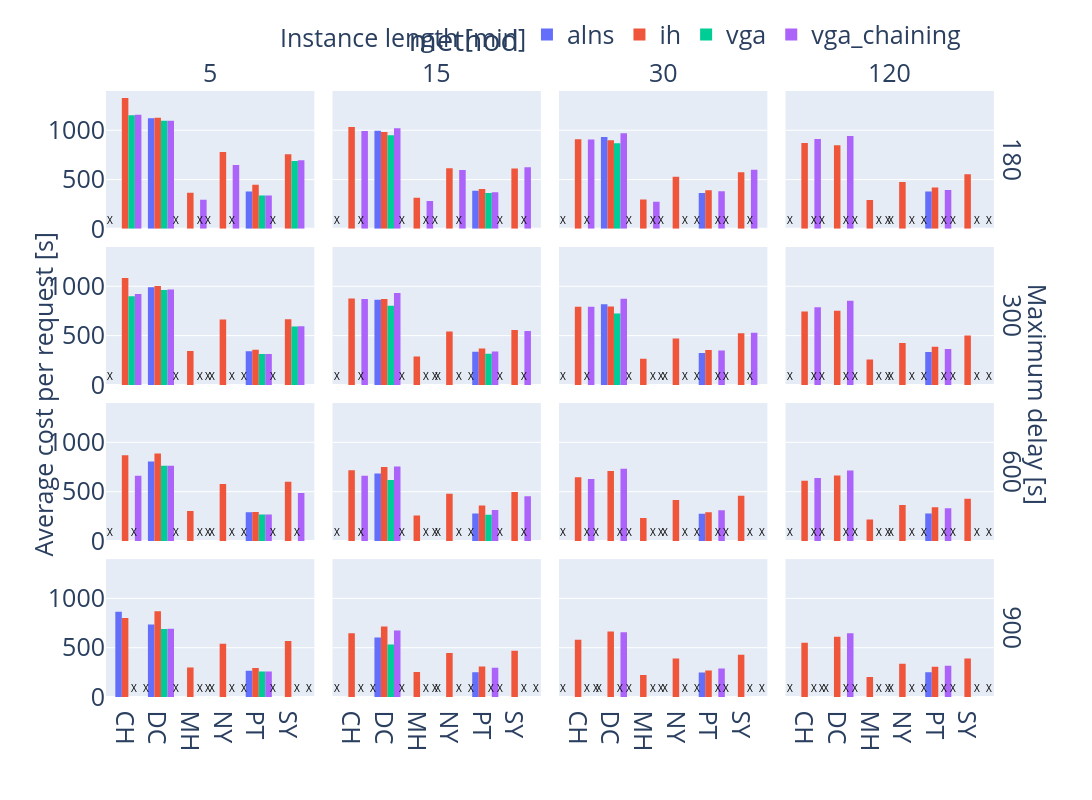

Here is the notebook cell this chart was saved with:
### Code cell
fig = px.histogram(
    choose_df,
    x='area_short',
    y='cost_per_request',
    color=choose_fighter,
    barmode='group',
    facet_col='duration_minutes',
    facet_row='max_delay',
)

# Add X annotations for missing method/area combos
for _, row in avg_cost_df[avg_cost_df['is_missing']].iterrows():
    axis_ref = vals_to_axis[(row['duration_minutes'], row['max_delay'])]

    xref = f'x{axis_ref}' if axis_ref > 1 else 'x'
    yref = f'y{axis_ref}' if axis_ref > 1 else 'y'

    offset = offsets[row[choose_fighter]] * 0.3  # tweak this for spacing
    fig.add_annotation(
        x=row['area_short'],
        y=0,
        text="X",
        xanchor='center',
        yanchor='bottom',
        showarrow=False,
        font=dict(color='black', size=10),
        xref=xref,
        yref=yref,
        xshift=offset * 40  # pixel offset for visual spacing
    )
    # 0.3, 50

# Shared axes titles
fig.for_each_yaxis(lambda y: y.update(title=''))  # Remove titles
fig.add_annotation(
    x=-0.09, y=0.5, text="Average cost per request [s]", textangle=-90,
    xref="paper", yref="paper", showarrow=False
)
fig.for_each_xaxis(lambda x: x.update(title=''))  # Remove titles
fig.add_annotation(
    x=0.19, y=1.12, text="Instance length [min]", xref="paper", yref="paper", showarrow=False
)  # Add shared title
fig.add_annotation(
    x=1.05, y=0.5, text="Maximum delay [s]", xref="paper", yref="paper", showarrow=False, textangle=90
)  # Add shared facet row title

fig.for_each_annotation(lambda a: a.update(text=a.text.split("=")[-1]))
fig.update_layout(legend=dict(orientation="h", yanchor="bottom", y=1.05, xanchor="right", x=0.95), font=dict(size=25), height=800, width=1400,)

fig.write_image(f"{IMG_PATH}/avg_cost_{choose_fighter}.pdf")
fig.show()
